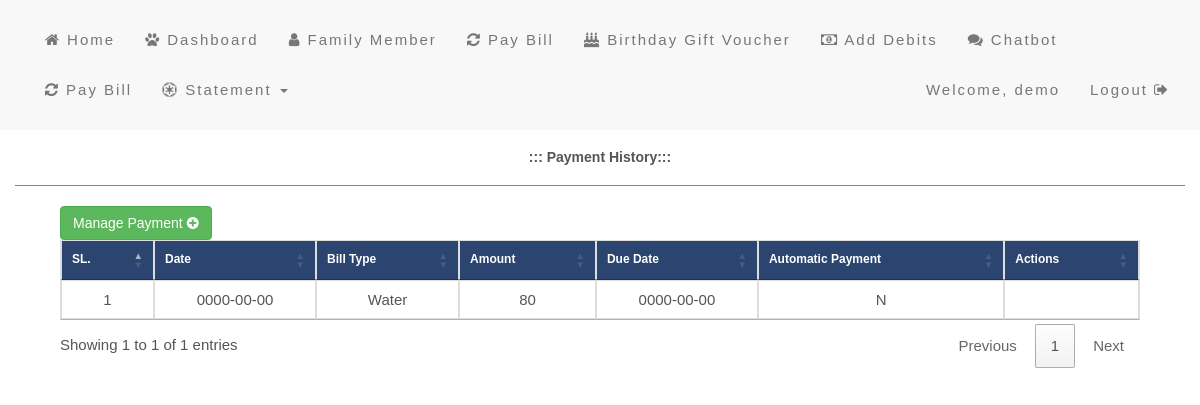
/bill_pay.php (signed in), run on the app's committed database.
### tables this page shows
CREATE TABLE `bills` (
  `bill_id` int(11) NOT NULL,
  `user_id` int(11) NOT NULL,
  `bill_type` varchar(50) NOT NULL,
  `bill_amount` double NOT NULL,
  `bill_due_date` date NOT NULL,
  `automatic_payment` varchar(2) NOT NULL,
  `remarks` varchar(255) NOT NULL,
  `created_at` datetime NOT NULL
);

CREATE TABLE `bill_type` (
  `id` int(11) NOT NULL,
  `name` varchar(20) NOT NULL
);

### bill_pay.php (the view, shortened to what this page needs)
<?php
include_once 'common/header.php';
include_once 'db/config.php';
$user_id = $_SESSION['id'];
$sql = mysqli_query($conn, "SELECT t1.`bill_id`, t2.`name` as bill_type, t1.`bill_amount`, t1.`bill_due_date`,
 t1.`automatic_payment`, Date(t1.`created_at`) as c_date FROM `bills` t1 INNER  JOIN  bill_type t2 on t1.bill_type = t2.id WHERE `user_id`='$user_id'");
?>
<div class="container-fluid bg-3 text-center">
    <h5><strong> ::: Payment History::: </strong></h5>
    <hr/>
    <div class="row margin_a">
        <form method="post" action="" enctype="multipart/form-data">
            <div class="col-xs-12 col-sm-12 col-md-12 col-lg-12" id="div_1">
                <a href="add_payment.php" class="btn btn-success left_align"> Manage Payment <i
                            class="fa fa-plus-circle"></i>
                </a>
                <table class="table table-responsive table-bordered" id="table_list">
                    <thead>
                    <tr style="background-color: #2b4570; color: white; font-size: 12px;">
                        <th>SL.</th>
                        <th>Date</th>
                        <th>Bill Type</th>
                        <th>Amount</th>
                        <th>Due Date</th>
                        <th>Automatic Payment</th>
                        <th>Actions</th>
                    </tr>
                    </thead>
                    <tbody>
                    <?php
                    $i = 1;
                    while ($rows = mysqli_fetch_array($sql)) {
                        ?>
                        <tr>
                            <td><?php echo $i++; ?></td>
                            <td><?php echo $rows['c_date']; ?></td>
                            <td><?php echo $rows['bill_type']; ?></td>
                            <td><?php echo $rows['bill_amount']; ?></td>
                            <td><?php echo $rows['bill_due_date']; ?></td>
                            <td><?php echo $rows['automatic_payment']; ?></td>
                            <td>
                            </td>
                        </tr>
                    <?php } ?>
                    </tbody>
                </table>
            </div>
        </form>
    </div>
</div>
</body>
</html>

### common/header.php (style rules this page uses)
body { font: 15px Montserrat, sans-serif; line-height: 1.8; color: #f5f6f7; }
.bg-3 { background-color: #ffffff; color: #555555; }
.container-fluid { padding-top: 10px; padding-bottom: 10px; }
.table th { font-size: 12px; }
.left_align { float: left; }
.margin_a { margin-left: 30px; margin-right: 30px; }
hr { border-top: 1px solid #4ab131; }

### data on the page
bills: c_date "0000-00-00", bill_type.name "Water", bill_amount "80", bill_due_date "0000-00-00", automatic_payment "N"

### other printed values
$_SESSION['name'] "demo"
